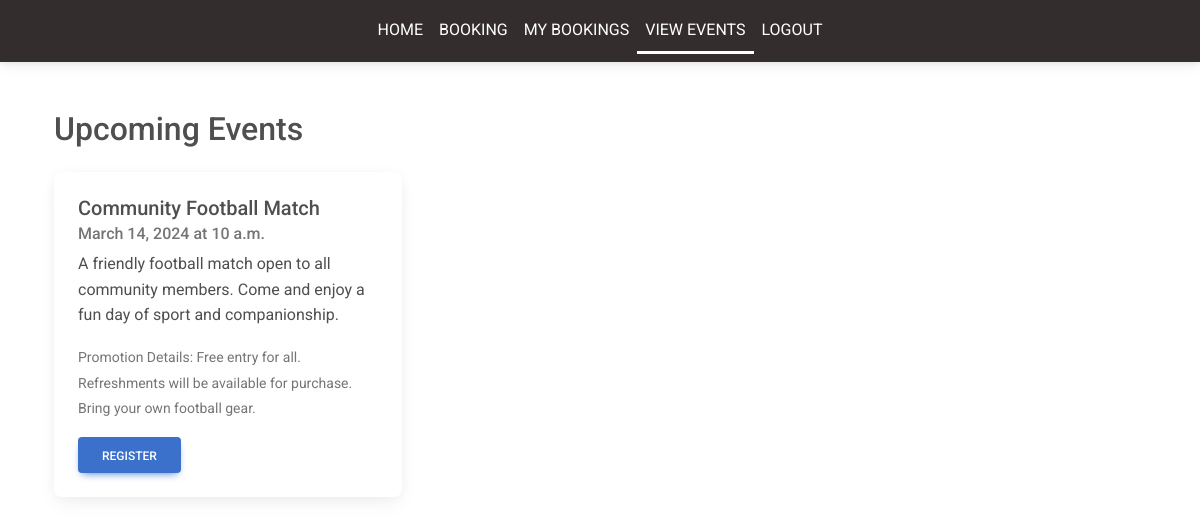
/events/ (signed in), run on the app's committed database.
### club/models.py (models this page shows, shortened)
class Event(models.Model):
    name = models.CharField(max_length=100)
    description = models.TextField()
    date = models.DateField()
    time = models.TimeField()
    ground = models.ForeignKey(
        Ground,
        on_delete=models.CASCADE,
        related_name="events"
    )
    organized_by = models.ForeignKey(
        settings.AUTH_USER_MODEL,  # Use settings.AUTH_USER_MODEL
        on_delete=models.CASCADE,
        related_name="events"
    )
    promotion_details = models.TextField()

### club/views.py (the view)
# urls.py: path('events/', views.view_events, name='view_events'),
@login_required
def view_events(request):
    events = Event.objects.all().order_by('-date')
    return render(request, 'view_events.html', {'events': events})

### club/templates/view_events.html (shortened to what this page needs)
{% extends 'base.html' %}
{% block content %}
<div class="container my-5">
    <h2 class="mb-4">Upcoming Events</h2>
    <div class="row">
        {% for event in events %}
        <div class="col-md-4 mb-4">
            <div class="card">
                <div class="card-body">
                    <h5 class="card-title">{{ event.name }}</h5>
                    <h6 class="card-subtitle mb-2 text-muted">{{ event.date }} at {{ event.time }}</h6>
                    <p class="card-text">{{ event.description }}</p>
                    <p class="card-text"><small class="text-muted">Promotion Details: {{ event.promotion_details }}</small></p>
                    <a href="{% url 'register_for_event' event.id %}" class="btn btn-primary">Register</a>
                </div>
            </div>
        </div>
        {% empty %}
        <div class="col-12">
            <p>No upcoming events.</p>
        </div>
        {% endfor %}
    </div>
</div>
{% endblock %}

### club/templates/base.html (shortened to what this page needs)
{% load static %}
<!DOCTYPE html>
<html>
<head>
  <link href="https://cdnjs.cloudflare.com/ajax/libs/font-awesome/6.0.0/css/all.min.css" rel="stylesheet" />
  <link href="https://cdnjs.cloudflare.com/ajax/libs/mdb-ui-kit/6.0.1/mdb.min.css" rel="stylesheet" />
  <link rel="stylesheet" href="//code.jquery.com/ui/1.13.2/themes/base/jquery-ui.css">
</head>
<body>
  <nav class="navbar navbar-expand-lg navbar-dark bg-dark sticky-top">
    <div class="container">
      <div class="collapse navbar-collapse justify-content-center" id="navbarNav">
        <ul class="navbar-nav mb-2 mb-lg-0">
          <li class="nav-item">
            <a class="nav-link {% if request.path == '/' %}active{% endif %} text-white" aria-current="page"
              href="{% url 'home' %}">HOME</a>
          </li>
          {% if user.is_authenticated %}
          <li class="nav-item">
            <a class="nav-link {% if request.path == '/booking/' %}active{% endif %} text-white" aria-current="page"
              href="{% url 'booking' %}">BOOKING</a>
          </li>
          <li class="nav-item">
            <a class="nav-link {% if request.path == '/view_bookings/' %}active{% endif %} text-white"
              href="{% url 'view_booking' %}">MY BOOKINGS</a>
          </li>
          <li class="nav-item">
            <a class="nav-link {% if request.path == '/events/' %}active{% endif %} text-white"
              href="{% url 'view_events' %}">VIEW EVENTS</a>
          </li>
          <li class="nav-item">
            <a class="nav-link text-white" href="{% url 'logout' %}">LOGOUT</a>
          </li>
          {% endif %}
        </ul>
      </div>
    </div>
  </nav>
<div class="container">
  {% block content %}
  {% endblock %}
</div>
</body>
</html>

### club/templates/base.html (style rules this page uses)
.active { border-bottom: 3px solid #ffffff; }

### data on the page
Event: name "Community Football Match", date "March 14, 2024", time "10 a.m.", description "A friendly football match open to all community members. Come and enjoy a fun day of sport and companionship.", promotion_details "Free entry for all. Refreshments will be available for purchase. Bring your own football gear."
